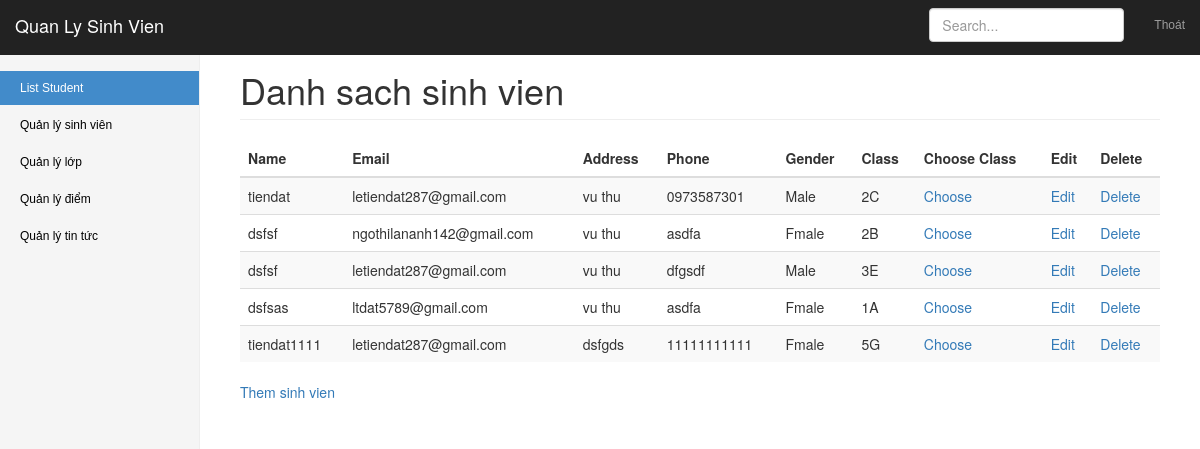
Screenshot of /student/list.php with the database file from the repository.
### tables this page shows
CREATE TABLE IF NOT EXISTS `sinhvien` (
  `id` int(10) NOT NULL,
  `fullname` varchar(50) NOT NULL,
  `email` varchar(100) NOT NULL,
  `address` varchar(200) NOT NULL,
  `phone` varchar(32) DEFAULT NULL,
  `gender` char(1) DEFAULT NULL,
  `class` varchar(50) NOT NULL
);

### helpers/connect.php (called while the page is built, shortened)
<?php
class Connect
{
    public function query($sql)
    {
        $query = mysql_query($sql);
        $data = array();
        while ($row = mysql_fetch_assoc($query)) {
            $data[] = $row;
        }
        return $data;
    }
}

### student/list.php (the view)
<?php
require '../helpers/connect.php';
require '../common/header.php';
$connect = new Connect();
$connect->connect_db();
$data = $connect->query('SELECT * FROM sinhvien');
?>
<h1 class="page-header">Danh sach sinh vien</h1>
<div class="table-responsive">
    <table class="table table-striped">
        <thead>
        <tr>
            <th>Name</th>
            <th>Email</th>
            <th>Address</th>
            <th>Phone</th>
            <th>Gender</th>
            <th>Class</th>
            <th>Choose Class</th>
            <th>Edit</th>
            <th>Delete</th>
        </tr>
        </thead>
        <tbody>
        <?php
        foreach ($data as $item) {
            ?>
            <tr>
                <td><?php echo (isset($item['fullname'])) ? $item['fullname'] : '' ?></td>
                <td><?php echo (isset($item['email'])) ? $item['email'] : '' ?></td>
                <td><?php echo (isset($item['address'])) ? $item['address'] : '' ?></td>
                <td><?php echo (isset($item['phone'])) ? $item['phone'] : '' ?></td>
                <td><?php echo (isset($item['gender']) && $item['gender'] == 1) ? 'Male' : 'Fmale' ?></td>
                <td><?php echo (isset($item['class'])) ? $item['class'] : '' ?></td>
                <td>
                    <a class="btn-link" href="../student/chooseclass.php?id=<?php echo $item['id'] ?>">Choose</a>
                </td>
                <td>
                    <a class="btn-link" href="../student/edit.php?id=<?php echo $item['id'] ?>">Edit</a>
                </td>
                <td>
                    <a class="btn-link" href="../student/delete.php?id=<?php echo $item['id'] ?>">Delete</a>
                </td>
            </tr>
        <?php
        }
        ?>
        </tbody>
    </table>
</div>
    <a class="btn-link" href="../student/insert.php">Them sinh vien</a>
<?php require '../common/footer.php' ?>

### common/header.php (shortened to what this page needs)
<!DOCTYPE html>
<html lang="en">
<head>
    <link href="/student/qlsv/assets/plugins/bootstrap/css/bootstrap.min.css" rel="stylesheet">
    <link href="/student/qlsv/assets/css/dashboard.css" rel="stylesheet">
    <link rel="stylesheet" type="text/css" href="/student/qlsv/assets/css/style.css">
</head>
<body>
    <nav class="navbar navbar-inverse navbar-fixed-top">
        <div class="container-fluid">
            <div class="navbar-header">
                <a class="navbar-brand" href="#">Quan Ly Sinh Vien</a>
            </div>
            <div id="navbar" class="navbar-collapse collapse">
                <ul class="nav navbar-nav navbar-right">
                    <li><a href="logout.php" onclick="return check()">Thoát</a></li>
                </ul>
                <form class="navbar-form navbar-right">
                    <input type="text" class="form-control" placeholder="Search...">
                </form>
            </div>
        </div>
    </nav>
<div class="col-sm-9 col-sm-offset-3 col-md-10 col-md-offset-2 main">

### common/footer.php (shortened to what this page needs)
</div>
<div class="container-fluid">
    <div class="row">
        <div class="col-sm-3 col-md-2 sidebar">
            <ul class="nav nav-sidebar">
                <li class="active"><a href="/student/qlsv/student/list.php">List Student <span class="sr-only">(current)</span></a>
                </li>
                <li><a href="javascript:void(0)">Quản lý sinh viên</a></li>
                <li><a href="/student/qlsv/class/list.php">Quản lý lớp</a></li>
                <li><a href="javascript:void(0)">Quản lý điểm</a></li>
                <li><a href="javascript:void(0)">Quản lý tin tức</a></li>
            </ul>
        </div>
    </div>
</div>
</body>
</html>

### assets/css/dashboard.css (style rules this page uses)
body { padding-top: 50px; }
.navbar-fixed-top { border: 0; }
.sidebar { display: none; }
@media (min-width: 768px) { .sidebar { position: fixed; top: 51px; bottom: 0; left: 0; z-index: 1000; display: block; padding: 20px; overflow-x: hidden; overflow-y: auto; background-color: #f5f5f5; border-right: 1px solid #eee; } }
.nav-sidebar { margin-right: -21px; margin-bottom: 20px; margin-left: -20px; }
.nav-sidebar > li > a { padding-right: 20px; padding-left: 20px; }
.nav-sidebar > .active > a, .nav-sidebar > .active > a:hover, .nav-sidebar > .active > a:focus { color: #fff; background-color: #428bca; }
.main { padding: 20px; }
@media (min-width: 768px) { .main { padding-right: 40px; padding-left: 40px; } }
.main .page-header { margin-top: 0; }

### assets/css/style.css (style rules this page uses)
ul li { margin-bottom:3px; }
ul li a { text-decoration:none; color:#000; font:12px Tahoma, Geneva, sans-serif; }
input { margin-bottom: 5px; }

### rows the page displays
sinhvien: fullname "tiendat", email "letiendat287@gmail.com", address "vu thu", phone "0973587301", gender "Male", class "2C"
sinhvien: fullname "dsfsf", email "ngothilananh142@gmail.com", address "vu thu", phone "asdfa", gender "Fmale", class "2B"
sinhvien: fullname "dsfsf", email "letiendat287@gmail.com", address "vu thu", phone "dfgsdf", gender "Male", class "3E"
sinhvien: fullname "dsfsas", email "ltdat5789@gmail.com", address "vu thu", phone "asdfa", gender "Fmale", class "1A"
sinhvien: fullname "tiendat1111", email "letiendat287@gmail.com", address "dsfgds", phone "11111111111", gender "Fmale", class "5G"
